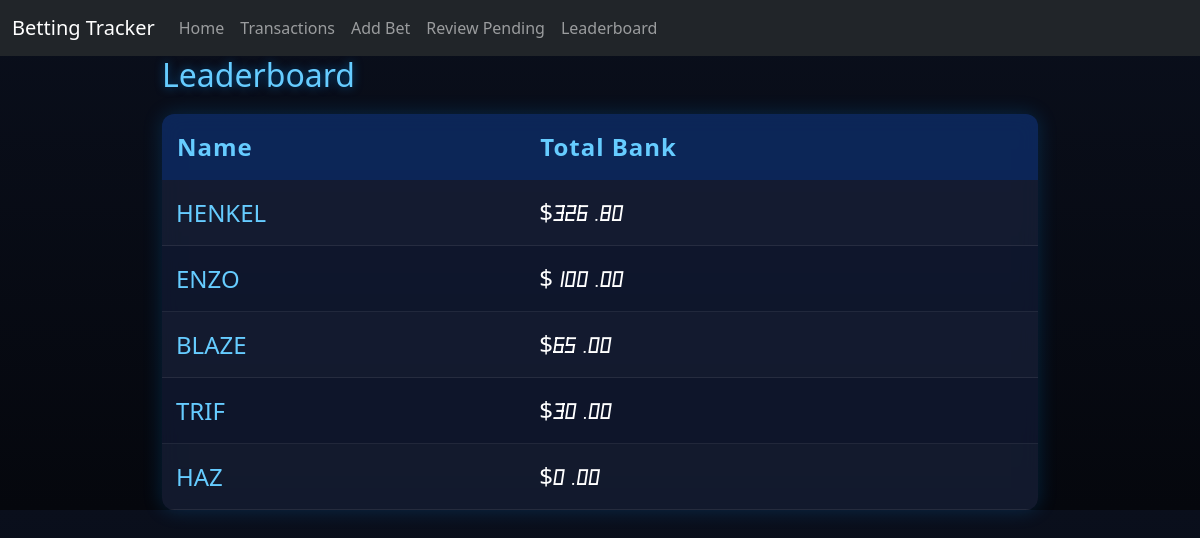
The page / on the database its author committed.
### tables this page shows
CREATE TABLE Players (
                        ID INTEGER PRIMARY KEY AUTOINCREMENT,
                        Name TEXT,
                        BetsPlaced INTEGER,
                        SuccessRate REAL,
                        Bank REAL
                    );

### app.py (the view)
@app.route("/")
def index():
    db = get_db(DB)
    players = db.execute("SELECT * FROM Players").fetchall()
    print(players)
    totals = db.execute("""
        SELECT Players.ID, Name, Bank,
               COALESCE(SUM(AmountWon),0) as result,
               Bank + COALESCE(SUM(AmountWon),0) as total
        FROM Players
        LEFT JOIN Transactions ON Players.ID = Transactions.PlayerID
        GROUP BY Players.ID
        ORDER BY total DESC
    """).fetchall()
    return render_template("index.html", players=totals)

### app.py (called while the page is built)
def get_db(DB):
    try:
        db = sqlite3.connect(DB)
        return db
    except sqlite3.Error as e:
        print(f"Error opening database: {e}")
        return None

### templates/index.html
{% extends "base.html" %}
{% block content %}
<h2>Leaderboard</h2>
<table class="leaderboard-table">
    <tr>
        <th>Name</th>
        <th>Total Bank</th>
    </tr>
    {% for p in players %}
    <tr>
        <td>
            <a href="{{ url_for('player', id=p[0]) }}">
                {{ p[1] }}
            </a>
        </td>
        <td>$<span class="leaderboard-numbers">{{ "%.2f"|format(p[4]) }}</span></td>
    </tr>
    {% endfor %}
</table>
{% endblock %}

### templates/base.html (style rules this page uses)
body { background: linear-gradient(to bottom, #0a0f1c, #05070d); color: white; font-family: 'Segoe UI', Tahoma, Geneva, Verdana, sans-serif; }
.leaderboard-numbers { font-family: 'SportsType', sans-serif; }
.leaderboard-table { width: 100%; border-collapse: collapse; background: rgba(20, 30, 60, 0.6); backdrop-filter: blur(10px); border-radius: 12px; overflow: hidden; box-shadow: 0 0 20px rgba(0, 150, 255, 0.2); font-size: 1.5em; }
.leaderboard-table th { text-align: left; padding: 15px; background: rgba(0, 100, 255, 0.2); color: #66ccff; font-weight: 600; letter-spacing: 1px; }
.leaderboard-table td { padding: 14px; border-bottom: 1px solid rgba(255, 255, 255, 0.08); }
.leaderboard-table a { color: #66ccff; text-decoration: none; }
.leaderboard-table tr:nth-child(even) { background: rgba(255, 255, 255, 0.02); }
h2 { margin-bottom: 20px; color: #66ccff; text-shadow: 0 0 10px rgba(0, 150, 255, 0.5); }

### rows shown on the page
Players: Name "HENKEL", p "326.80"
Players: Name "ENZO", p "100.00"
Players: Name "BLAZE", p "65.00"
Players: Name "TRIF", p "30.00"
Players: Name "HAZ", p "0.00"
